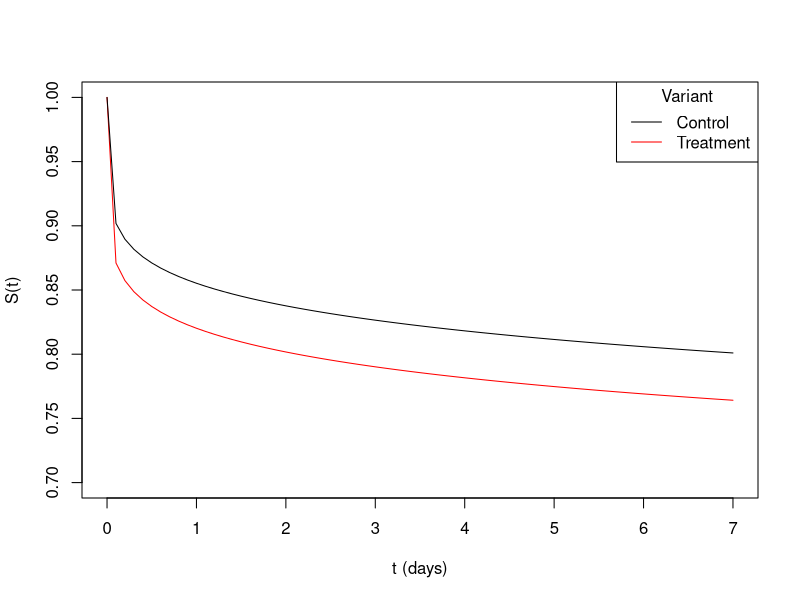

Generate this figure with R:
## ---- chunk 1
knitr::opts_chunk$set(echo = TRUE, cache = TRUE, warning = F)
library(survival)
format_pct <- function(x) paste0(100*round(x,3),"%")
## ---- chunk 2
alpha_ctrl <- 0.18
alpha_trt <- 0.157
sigma <- 30000
conv_7d_ctrl <- format_pct(pweibull(7, alpha_ctrl, sigma))
conv_7d_trt <- format_pct(pweibull(7, alpha_trt, sigma))

t <- seq(0, 7, 0.1)
surv_ctrl <- 1 - pweibull(t, alpha_ctrl, sigma)
surv_trt <- 1 - pweibull(t, alpha_trt, sigma)
plot(t, surv_trt, type = "line", col = "red", ylab = "S(t)", xlab = "t (days)", 
     ylim = c(0.7, 1))
lines(t, surv_ctrl, col = "black")
legend("topright",
  col = c("black", "red"), legend = c("Control", "Treatment"), lty = 1,
  title = "Variant"
)
## ---- chunk 3
n <- 2000
test_duration <- 30

gen_surv_data <- function(m, alpha){
  set.seed(m)
  tstart <- runif(n, 0, test_duration)
  tconvert <- rweibull(n, alpha, sigma)
  status <- as.integer(tstart + tconvert < test_duration)
  tstatus <- ifelse(status == 0, test_duration - tstart, tconvert)
  return(data.frame(tstatus=tstatus, status=status))
}
## ---- chunk 4
run_simulation <- function(m, alpha1, alpha2){
  data_1 <- gen_surv_data(m, alpha1)
  data_2 <- gen_surv_data(m+1, alpha2)
  
  # T-test on conversions (the common procedure):
  p1_hat <- mean(data_1$status)
  p1_var <- p1_hat*(1-p1_hat)/length(data_1$status)
  p2_hat <- mean(data_2$status)
  p2_var <- p2_hat*(1-p2_hat)/length(data_2$status)
  stat <- abs(p2_hat - p1_hat)/sqrt(p1_var + p2_var)
  ans1 <- pnorm(stat, lower.tail = F)*2
  
  # T-test on 7 day conversion (estimated using a Kaplan-Meier curve):
  data_1$variant <- "control"
  data_2$variant <- "treatment"
  surv_data <- rbind(data_1, data_2)
  
  surv_model <- summary(survfit(Surv(tstatus, status)~variant, data = surv_data), 
                        times = 7, extend = T)
  p1_hat <- 1 - surv_model$surv[1]
  p1_var <- surv_model$std.err[1]^2
  p2_hat <- 1 - surv_model$surv[2]
  p2_var <- surv_model$std.err[2]^2
  stat <- abs(p2_hat - p1_hat)/sqrt(p1_var + p2_var)
  ans2 <- pnorm(stat, lower.tail = F)*2
  
  # Peto & Peto modification of the Gehan-Wilcoxon test:
  mgw_test <- survdiff(Surv(tstatus, status)~variant, data = surv_data, rho = 1)
  ans3 <- mgw_test$pvalue
  
  return(data.frame(`T-test conversions` = ans1, `T-test KM 7 day conversion` = ans2, 
                    `Modified Gehan-Wilcoxon test` = ans3, check.names = F))
}
## ---- chunk 5
alpha <- 0.05
M <- 500

res <- Reduce("rbind", lapply(1:M, function(m) run_simulation(m, alpha_ctrl, alpha_ctrl)))
res <- data.frame(Statistic = names(res), 
                  `False positive rate` = format_pct(sapply(res, function(x) mean(x<=alpha))), 
                  check.names = F, row.names = NULL)
knitr::kable(res, align = "c")
## ---- chunk 6
M <- 2000
res <- Reduce("rbind", lapply(1:M, function(m) run_simulation(m, alpha_ctrl, alpha_trt)))
res <- data.frame(Statistic = names(res), 
                  Power = sapply(res, function(x) mean(x<=alpha)), 
                  check.names = F, row.names = NULL)
uplift_logrank <- format_pct((res[3,2] - res[1,2])/res[1,2])
uplift_km <- format_pct((res[2,2] - res[1,2])/res[1,2])
res$Power <- format_pct(res$Power)
knitr::kable(res, align = "c")
